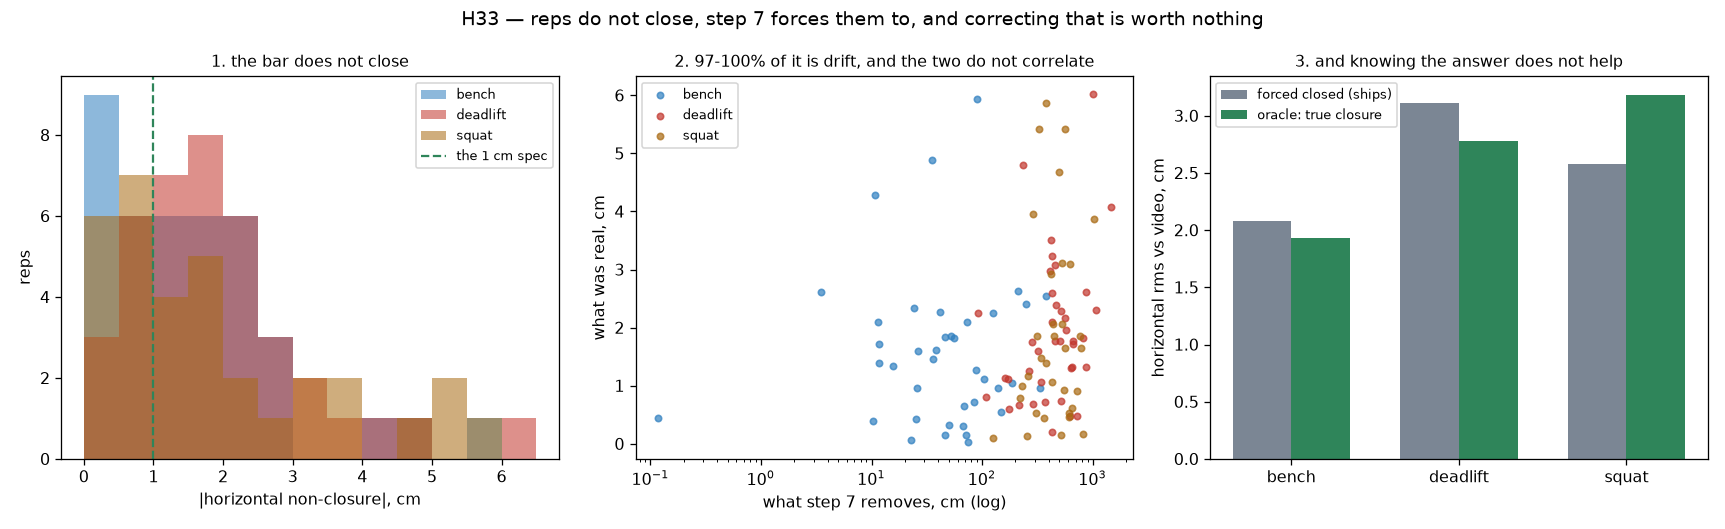

The Python source for this figure:
"""H33 — reps do NOT start and end in the same place. What that costs, and what
fixing it would buy.

The owner: *"the assumption that reps start and end in the same place is
disproven by the video tracking."* He is right, and this measures the whole
chain: how far off closure the real bar is, how much of what step 7 removes was
ever real, and — the number that decides B3 — what a PERFECT non-closure
estimate would gain.

1. THE BAR DOES NOT CLOSE
    lift       n    median |dh|   p90    max
    bench      39      1.39 cm    2.61   5.94
    deadlift   39      1.77       3.29   6.03
    squat      33      1.49       4.53   5.88

Over 111 refereed reps the median horizontal non-closure is **1.61 cm against a
~1 cm spec**, only 33% of reps close to within that spec, and the miss is 19-28%
of the rep's own fore-aft excursion. The assumption is false and it is not
marginally false.

2. BUT STEP 7 IS NOT MAINLY DESTROYING IT
Per-rep net displacement, median absolute, cm:

    lift       reconstruction (removed)   video (real)   real fraction
    bench             50.30                   1.39            3 %
    deadlift         454.39                   1.77            0 %
    squat            445.68                   1.49            0 %

**97-100% of what the detrend removes is integration drift.** The detrend has to
stay. And the reconstruction carries NO information about the true non-closure
— correlation between the two columns is -0.26 to +0.09 across lifts and axes —
so B3's estimator cannot come from the reconstruction's own drift.

3. THE COST OF FORCING CLOSURE
A linear ramp removing Delta contributes Delta/sqrt(3) rms over the rep, so the
injected error is 0.80 cm on bench, 1.02 on deadlift, 0.86 on squat. **About the
whole horizontal spec, and roughly half the typical 2.4 cm error.**

4. AND FIXING IT DOES NOT HELP — THIS IS THE RESULT THAT DECIDES B3
Re-detrend every rep to close on the video's TRUE net displacement instead of on
zero, then re-score. This is an oracle: it uses the answer, so it is the ceiling
on any estimator that could ever be built.

    lift       shipped   closed   ORACLE    gain
    bench        2.08     2.08     1.93    +0.15
    deadlift     3.11     3.11     2.78    +0.33
    squat        2.58     2.58     3.19    -0.61
    ALL          2.40     2.40     2.58    -0.18

Better on **50% of 111 reps**, median -0.02 cm. (`closed` re-derives the shipped
number here as a control and matches it exactly, so the re-implementation of
step 7 is faithful.)

**Knowing the true non-closure perfectly does not improve the reconstruction.**
The endpoint is not where the error lives — P3 says the error is at rep
frequency, distributed through the rep, and correcting one endpoint pivots the
whole curve about its start without touching the middle. On squat that pivot is
actively harmful.

5. WHAT IS STILL WORTH KNOWING
The non-closure is not the same animal on every lift. Sign-consistency within a
set, |sum| / sum|.|, against the ~1/sqrt(n) a coin flip would give:

    deadlift   0.20  (chance 0.49)   set total +0.44 cm, p = 0.65
    bench      0.54  (chance 0.42)   set total -3.28 cm, p = 0.051
    squat      0.73  (chance 0.52)   set total -4.68 cm, p = 0.095, 2 of 8 sets unanimous

**Deadlift is BELOW chance — the misses actively cancel.** The bar is set down
in the same place each rep, so the SET closes even though the reps do not.
Squat and bench WALK, both in the same direction, a few cm per set. n = 7-9 sets
per lift and p = 0.05-0.10, so this is suggestive, not established.

    python3 analysis/83_nonclosure.py
"""
from __future__ import annotations

import sys
import warnings
from pathlib import Path

import numpy as np
from scipy import stats

ROOT = Path(__file__).resolve().parents[1]
sys.path.insert(0, str(ROOT))

from src import capture, metrics, pipeline, tracked   # noqa: E402

RAW = ROOT / "data_v2" / "raw"
TRACKED = ROOT / "data_v2" / "tracked"
OUT = ROOT / "analysis" / "83_nonclosure.png"
STRAPPED = "deadlift_160x6_1_20260818"


def detrend_to(curve, target):
    """Per-rep linear detrend landing on `target` net displacement."""
    s = np.linspace(0.0, 1.0, len(curve))[:, None]
    return curve - s * ((curve[-1] - curve[0]) - target)


def collect():
    warnings.simplefilter("ignore")
    out = []
    for csv in sorted(RAW.glob("*.csv")):
        if STRAPPED in csv.stem:
            continue
        short = csv.stem.rsplit("_", 1)[0]
        tp = TRACKED / f"{short}.csv"
        if not tp.is_file():
            continue
        try:
            res = pipeline.run(csv)
            vs = metrics.vs_truth(res, tracked.read(None, src=tp))
        except Exception:
            continue
        reps = []
        for pr in vs["per_rep"]:
            if not pr.get("covered") or "curve_raw" not in pr:
                continue
            raw = np.asarray(pr["curve_raw"], float)
            vid = np.asarray(pr["curve_video"], float)
            closed = detrend_to(raw, np.zeros(2))
            oracle = detrend_to(raw, vid[-1] - vid[0])

            def rms(a):
                a = a - a[0] + vid[0]
                return float(np.sqrt(((a[:, 0] - vid[:, 0]) ** 2).mean()) * 100)

            reps.append(dict(
                k=pr["rep"], lift=capture.lift_of(csv),
                dh=float((vid[-1, 0] - vid[0, 0]) * 100),
                dv=float((vid[-1, 1] - vid[0, 1]) * 100),
                rec_dh=float((raw[-1, 0] - raw[0, 0]) * 100),
                rec_dv=float((raw[-1, 1] - raw[0, 1]) * 100),
                ex=pr["video_fore_aft_cm"], rom=pr["video_rom_cm"],
                shipped=pr["pipeline_h_rms"], closed=rms(closed),
                oracle=rms(oracle), null=pr["null_h_rms"]))
        if reps:
            out.append((csv.stem, capture.lift_of(csv), reps))
    return out


def main():
    sets = collect()
    reps = [r for _, _, rr in sets for r in rr]
    lifts = sorted({r["lift"] for r in reps})

    print("1. HOW FAR THE REAL BAR MISSES CLOSING")
    print(f"   {'lift':10s} {'n':>4s} {'med |dh|':>9s} {'p90':>6s} {'max':>6s} "
          f"{'as % of excursion':>19s}")
    for lf in lifts:
        a = np.array([[abs(r["dh"]), r["ex"]] for r in reps if r["lift"] == lf])
        print(f"   {lf:10s} {len(a):4d} {np.median(a[:,0]):9.2f} "
              f"{np.percentile(a[:,0],90):6.2f} {a[:,0].max():6.2f} "
              f"{100*np.median(a[:,0]/a[:,1]):18.0f}%")
    h = np.array([abs(r["dh"]) for r in reps])
    print(f"   ALL {len(h):d} reps: median {np.median(h):.2f} cm; "
          f"{100*(h<1).mean():.0f}% close inside the 1 cm spec")

    print("\n2. WHAT STEP 7 REMOVES, AND HOW MUCH OF IT WAS REAL")
    print(f"   {'lift':10s} {'removed':>10s} {'real':>8s} {'fraction':>9s} "
          f"{'corr(removed, real)':>20s}")
    for lf in lifts:
        a = np.array([[abs(r["rec_dh"]), abs(r["dh"])] for r in reps
                      if r["lift"] == lf])
        s = np.array([[r["rec_dh"], r["dh"]] for r in reps if r["lift"] == lf])
        print(f"   {lf:10s} {np.median(a[:,0]):10.2f} {np.median(a[:,1]):8.2f} "
              f"{100*np.median(a[:,1])/np.median(a[:,0]):8.0f}% "
              f"{np.corrcoef(s[:,0], s[:,1])[0,1]:+20.3f}")

    print("\n3. THE ORACLE — knowing the true closure exactly")
    print(f"   {'lift':10s} {'shipped':>8s} {'closed':>8s} {'ORACLE':>8s} "
          f"{'gain':>7s}")
    for lf in lifts + ["ALL"]:
        rr = reps if lf == "ALL" else [r for r in reps if r["lift"] == lf]
        a = np.array([[r["shipped"], r["closed"], r["oracle"]] for r in rr])
        print(f"   {lf:10s} {np.median(a[:,0]):8.2f} {np.median(a[:,1]):8.2f} "
              f"{np.median(a[:,2]):8.2f} "
              f"{np.median(a[:,1])-np.median(a[:,2]):+7.2f}")
    a = np.array([[r["closed"], r["oracle"]] for r in reps])
    print(f"   better on {100*(a[:,1]<a[:,0]).mean():.0f}% of {len(a)} reps")

    print("\n4. WALK OR WOBBLE, per lift")
    for lf in lifts:
        rs, tot = [], []
        for _, lift, rr in sets:
            if lift != lf or len(rr) < 3:
                continue
            d = np.array([r["dh"] for r in rr])
            rs.append(abs(d.sum()) / np.abs(d).sum())
            tot.append(d.sum())
        if not rs:
            continue
        chance = np.mean([1 / np.sqrt(len([r for r in rr])) for _, l, rr in sets
                          if l == lf and len(rr) >= 3])
        t, p = stats.ttest_1samp(tot, 0)
        print(f"   {lf:10s} n={len(rs)} sets  ratio {np.median(rs):.2f} "
              f"(chance {chance:.2f})  set total {np.mean(tot):+6.2f} cm, p={p:.3f}")

    figure(sets, reps, lifts)


def figure(sets, reps, lifts):
    import matplotlib
    matplotlib.use("Agg")
    import matplotlib.pyplot as plt

    fig, axs = plt.subplots(1, 3, figsize=(15, 4.6))
    C = {"bench": "#2f7fbf", "deadlift": "#c1352c", "squat": "#a96a13"}

    ax = axs[0]
    for lf in lifts:
        d = np.abs([r["dh"] for r in reps if r["lift"] == lf])
        ax.hist(d, bins=np.arange(0, 7, .5), alpha=.55, label=lf, color=C[lf])
    ax.axvline(1.0, color="#2f855a", ls="--", lw=1.4, label="the 1 cm spec")
    ax.set_xlabel("|horizontal non-closure|, cm")
    ax.set_ylabel("reps")
    ax.set_title("1. the bar does not close", fontsize=10)
    ax.legend(fontsize=8)

    ax = axs[1]
    for lf in lifts:
        x = [abs(r["rec_dh"]) for r in reps if r["lift"] == lf]
        y = [abs(r["dh"]) for r in reps if r["lift"] == lf]
        ax.scatter(x, y, s=16, alpha=.7, color=C[lf], label=lf)
    ax.set_xscale("log")
    ax.set_xlabel("what step 7 removes, cm (log)")
    ax.set_ylabel("what was real, cm")
    ax.set_title("2. 97-100% of it is drift, and the two do not correlate",
                 fontsize=10)
    ax.legend(fontsize=8)

    ax = axs[2]
    w = .35
    xs = np.arange(len(lifts))
    cl = [np.median([r["closed"] for r in reps if r["lift"] == lf]) for lf in lifts]
    orc = [np.median([r["oracle"] for r in reps if r["lift"] == lf]) for lf in lifts]
    ax.bar(xs - w/2, cl, w, label="forced closed (ships)", color="#7b8694")
    ax.bar(xs + w/2, orc, w, label="oracle: true closure", color="#2f855a")
    ax.set_xticks(xs)
    ax.set_xticklabels(lifts)
    ax.set_ylabel("horizontal rms vs video, cm")
    ax.set_title("3. and knowing the answer does not help", fontsize=10)
    ax.legend(fontsize=8)

    fig.suptitle("H33 — reps do not close, step 7 forces them to, and correcting "
                 "that is worth nothing", fontsize=12)
    fig.tight_layout()
    fig.savefig(OUT, dpi=115)
    print(f"\nwrote {OUT}")


if __name__ == "__main__":
    main()
